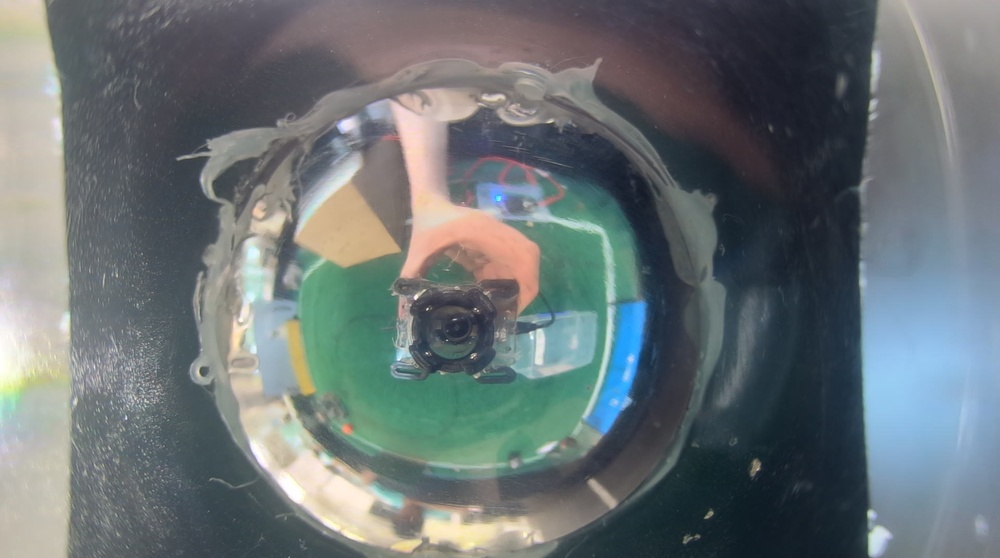
#> input picture omicam/scripts/frame2.jpg, 1000 x 558 px, shrunk from 1920 x 1072 before the run
$ python dewarp.py
#> lines starting #> are read from the running program, lines starting #| are printed output that depends on the picture; long printed decimals are rounded
from PIL import Image
from math import exp, floor
import numpy
import cmath
from scipy.spatial import distance
from scipy.interpolate import NearestNDInterpolator
import sys

##############################################################
## ATTENTION: THIS SCRIPT SUCKS AND IS DEPRECATED           ##
## IT HAS BEEN REPLACED BY CameraDewarper.kt in Omicontrol. ##
##############################################################

SCALAR = 4
MIRROR_RADIUS = 384

def linearise(x):
    """Calculated mirror model, from omicam.ini"""
    return 2.5874667517468426 * exp(0.012010445463214335 * x)

def lerp(fromValue, toValue, progress):
    return fromValue + (toValue - fromValue) * progress

def constrain(val, min_val, max_val):
    return min(max_val, max(min_val, val))

if __name__ == "__main__":
    in_img = Image.open("frame2.jpg")
#> in_img is the input picture: PIL image 1000x558 RGB; mean R, G, B 106.3, 115.1, 117.1
    width, height = in_img.size
#> width = 1000; height = 558
    out_width = MIRROR_RADIUS * 2 + 32
    out_height = out_width

    out_mag_range_px = distance.euclidean((0, 0), (out_width / 2, out_height / 2))
    print(f"Output size: {out_width}x{out_height}, mag range pixels {out_mag_range_px}")

    points = []
    values = []
    largest_mag = -99999
    smallest_mag = 99999
    largest_pos = [0, 0]
    smallest_pos = [0, 0]

    # First, go through and find largest and smallest dewarp model magnitudes
    # FIXME won't smallest always be at (0,0) and largest at mirror bounds?
    print("Finding magnitude range...")
    for y in range(height):
        for x in range(width):
            # convert pixel to polar
            vec = complex(x - (width / 2), y - (height / 2))
            r, phi = cmath.polar(vec)
            # if we're outside the mirror (before dewarp, as it's measured in pixels), skip
            if r > MIRROR_RADIUS:
                continue
            r = linearise(r)

            # store largest and smallest vals
            if r > largest_mag:
                largest_mag = r
                largest_pos = [x, y]
            elif r < smallest_mag:
                smallest_mag = r
                smallest_pos = [x, y]
#> after the loop, largest_mag = 260.5; largest_pos = [116, 279]; smallest_mag = 2.59; smallest_pos = [500, 279]

    print(f"Largest mag: {largest_mag} at coordinate {largest_pos[0]},{largest_pos[1]}")
#| Largest mag: 260.523 at coordinate 116,279
    print(f"Smallest mag: {smallest_mag} at coordinate {smallest_pos[0]},{smallest_pos[1]}")
#| Smallest mag: 2.587 at coordinate 500,279

    pixels = {}
    largest_x = -999
    largest_y = -999

    print("Dewarping...")
    for y in range(height):
        for x in range(width):
            col_r, col_g, col_b = in_img.getpixel((x, y))

            # make a vector (complex number in this case), from the centre
            vec = complex(x - (width / 2), y - (height / 2))
            # convert to polar so we can scale the magnitude
            r, phi = cmath.polar(vec)
            # if we're outside the mirror, skip
            if r > MIRROR_RADIUS:
                continue
            # linearise the magnitude
            r = linearise(r)
            # scale magnitude to be in range of output image
            r_scaled = ((r - smallest_mag) / (largest_mag - smallest_mag)) * out_mag_range_px

            # convert back to cartesian to be drawn
            cart = cmath.rect(r_scaled, phi)
            # add back half the image width to get back to the centre
            cart = complex(cart.real + (width / 2), cart.imag + (height / 2))

            points.append([cart.real, cart.imag])
            values.append([col_r, col_g, col_b])

            c_x = floor(cart.real) #constrain(cart.real, 0, out_width - 1)
            c_y = floor(cart.imag) #constrain(cart.imag, 0, out_height - 1)
            pixels[f"{c_x} {c_y}"] = [col_r, col_g, col_b]

            if c_x > largest_x:
                largest_x = c_x
            elif c_y > largest_y:
                largest_y = c_y
#> after the loop, largest_x = 1065; largest_y = 686; pixels = 207140 items; points = 387052 items; values = 387052 items

    print(f"LARGEST X Y: {largest_x}, {largest_y}")
#| LARGEST X Y: 1065, 686

    print("Generating image...")
    out_img = Image.new("RGB", (largest_x + 8, largest_y + 8))
#> out_img: PIL image 1073x694 RGB; every value is 0
    for key, value in pixels.items():
        x_coord, y_coord = key.split()
        out_img.putpixel((int(x_coord), int(y_coord)), (value[0], value[1], value[2]))
#> this loop made 207140 passes
#> (value, x_coord, y_coord) on passes 1 to 3: ([109, 106, 117], '114', '-130'), ([116, 113, 124], '118', '-128'), ([128, 125, 136], '122', '-125')
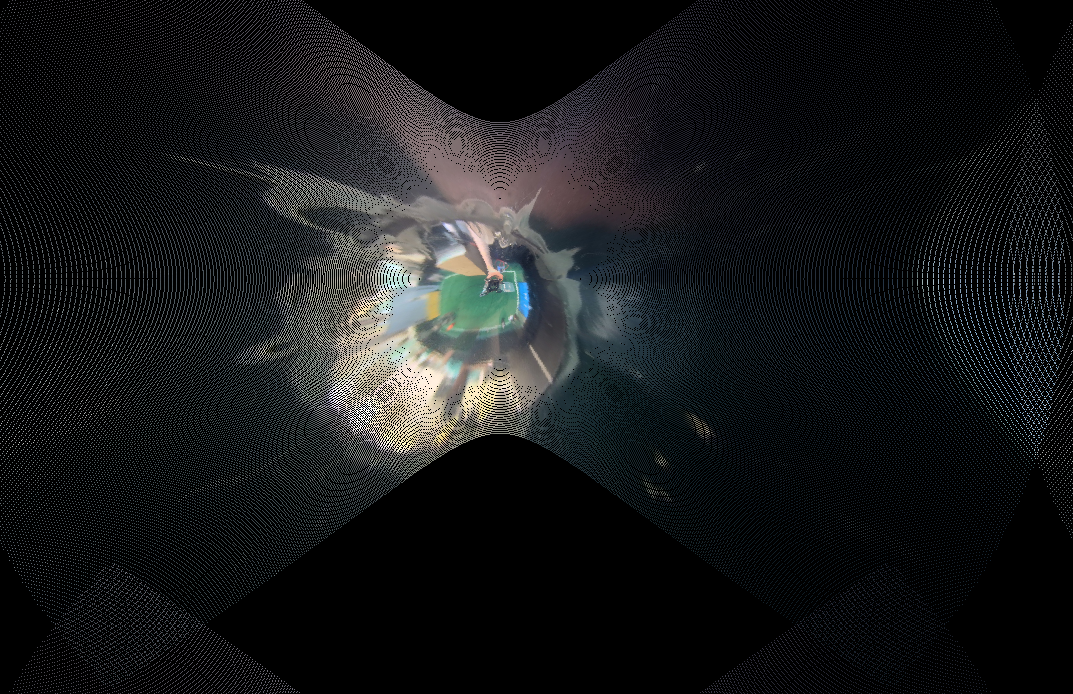
#> out_img: PIL image 1073x694 RGB; mean R, G, B 23.4, 24.8, 25.8

    visited = 0
    last_progress = 0
    interpolator = NearestNDInterpolator(numpy.array(points), numpy.array(values))
    # [17 lines of commented-out code are left out]

    out_img.save("out.png", "PNG")
    out_img.show()
